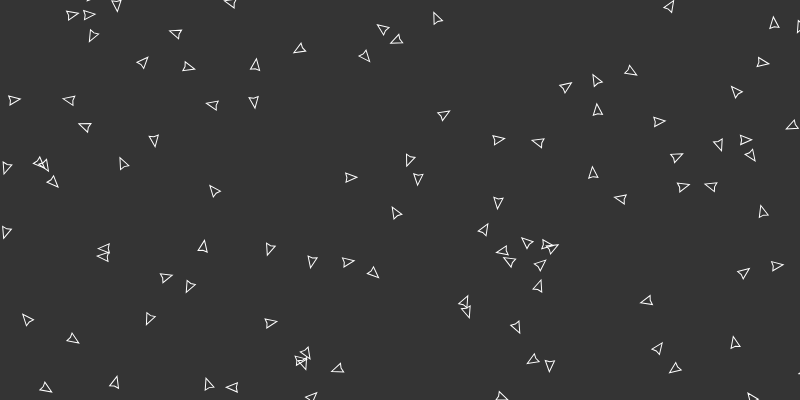
Frame 1 (no input)
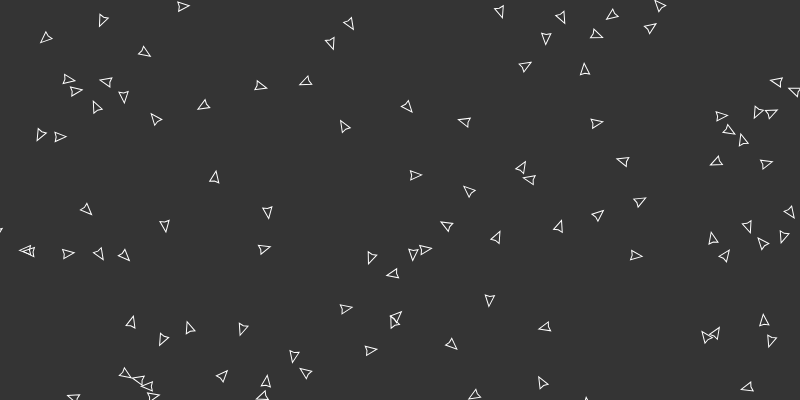
Frame 60 (no input)
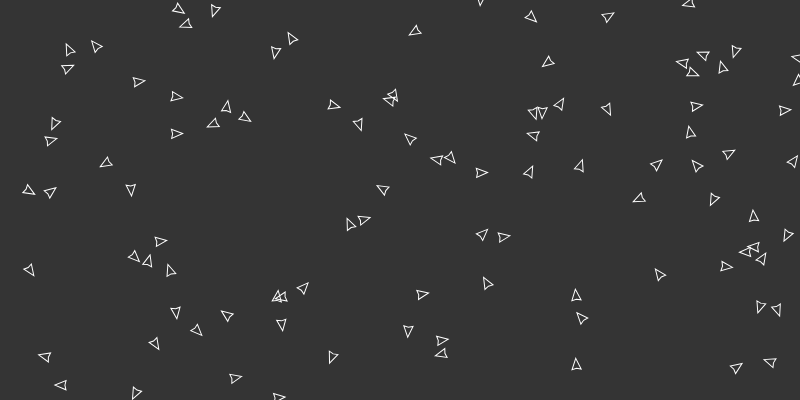
Frame 120 (the mouse pressed at the canvas centre since frame 60)

The p5.js sketch that drew these frames (run headless with seeded random() and noise() and a simulated clock; from frame 60 on, the mouse is pressed at the canvas centre):

// p5.js sketch
// ── sketch.js
let boids = [];
let numBoids = 100

function setup() {
    createCanvas(800, 400);
    for(let i = 0; i < numBoids; i++){
        boids.push(new Boid(random(width), random(height)));
    }
    console.log(boids);
}

function draw() {
    background(52);
    for(let i = 0; i < numBoids; i++){
        boids[i].render();
        boids[i].update();
    }
}
// ── boid.js
class Boid {

    constructor(x, y) {
        this.pos = createVector(x, y);
        this.heading = p5.Vector.random2D();
        this.vel = random(1, 2);
        this.heading.mult(this.vel);
    }

    render() {
        noFill();
        stroke(255);
        let alpha = PI / 8;
        let d1 = 12;
        let d2 = 10;

        let x1 = 0;
        let y1 = 0;
        let x2 = x1 - d1 * cos(alpha);
        let y2 = y1 - d1 * sin(alpha);
        let x3 = x1 - d2;
        let y3 = y1;
        let x4 = x1 - d1 * cos(alpha);
        let y4 = y1 + d1 * sin(alpha);
        push();
        translate(this.pos.x, this.pos.y);
        rotate(this.heading.heading());
        quad(x1, y1, x2, y2, x3, y3, x4, y4);
        pop();
    }

    update(){
        this.pos.add(this.heading);
        if (this.pos.x > width){
            this.pos.x -= width;
        }
        if (this.pos.x < 0){
            this.pos.x += width;
        }
        if (this.pos.y > height){
            this.pos.y -= height;
        }
        if (this.pos.y < 0){
            this.pos.y += height;
        }
        
    }

}
